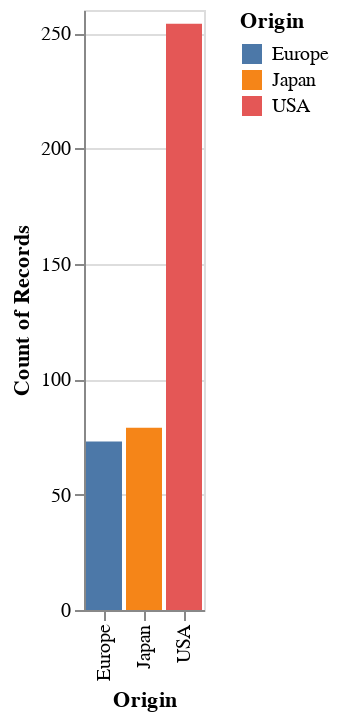

Source (notebook cell):
### Code cell
alt.Chart(cars).mark_bar().encode(
    x='Origin',
    y='count()',
    color='Origin'
)

### Figure 1 — Vega-Lite specification as saved in the notebook (floating-point values rounded to 4 significant figures; data arrays with more than 128 entries replaced by an {"elided": "..."} marker saying what was removed)
{"config": {"view": {"continuousWidth": 400, "continuousHeight": 300}}, "data": {"name": "data-8e25068d8b9a578f41a59c91e539d690"}, "mark": "bar", "encoding": {"color": {"type": "nominal", "field": "Origin"}, "x": {"type": "nominal", "field": "Origin"}, "y": {"type": "quantitative", "aggregate": "count"}}, "$schema": "https://vega.github.io/schema/vega-lite/v4.0.2.json", "datasets": {"data-8e25068d8b9a578f41a59c91e539d690": {"elided": "406 records"}}}
